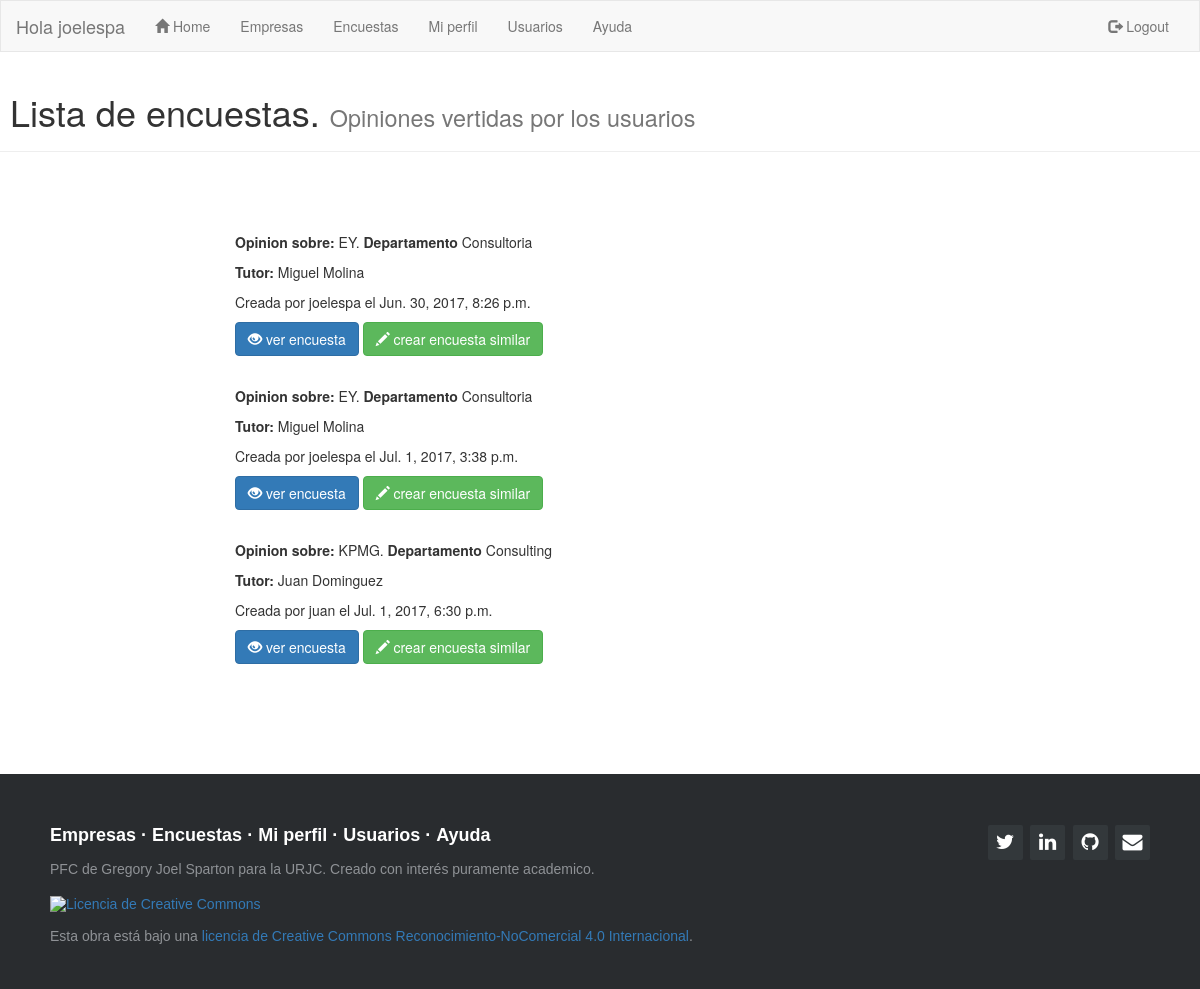
The page /encuesta/ (signed in) on the database its author committed.
### sopa/models.py (models this page shows)
class usuarios (AbstractUser):
    id_grado = models.IntegerField(null=True,blank=True,default='0')

class encuestas (models.Model):
    user = models.TextField(max_length=20,null=True,blank=True,default='')
    nombre_empresa = models.TextField(max_length=30,null=True,blank=True,default='')
    tutor = models.TextField(max_length=20,null=True,blank=True,default='')
    departamento = models.TextField(max_length=20,null=True,blank=True,default='')
    id_encuesta = models.IntegerField(null=True,blank=True,default='0')
    created_date = models.DateTimeField(default=timezone.now)
    pf1 = models.TextField(max_length=20,null=True,blank=True,default='')
    pf11 = models.TextField(max_length=20,null=True,blank=True,default='')
    pf2 = models.TextField(max_length=20,null=True,blank=True,default='')
    pf22 = models.TextField(max_length=20,null=True,blank=True,default='')
    pb1 = models.TextField(max_length=20,null=True,blank=True,default='')
    pb2 = models.TextField(max_length=20,null=True,blank=True,default='')
    pb3 = models.TextField(max_length=20,null=True,blank=True,default='')
    pb4 = models.TextField(max_length=20,null=True,blank=True,default='')
    ps1 = models.TextField(max_length=20,null=True,blank=True,default='')
    ps2 = models.TextField(max_length=20,null=True,blank=True,default='')
    ps3 = models.TextField(max_length=20,null=True,blank=True,default='')
    ps4 = models.TextField(max_length=20,null=True,blank=True,default='')
    ps5 = models.TextField(max_length=20,null=True,blank=True,default='')
    ps6 = models.TextField(max_length=20,null=True,blank=True,default='')
    ps7 = models.TextField(max_length=20,null=True,blank=True,default='')
    pa1 = models.TextField(max_length=20,null=True,blank=True,default='')
    pa2 = models.TextField(max_length=20,null=True,blank=True,default='')
    nota = models.IntegerField(null=True,blank=True,default='0')

### sopa/views.py (the view)
# urls.py: url(r'^encuesta/$', views.lista_encuestas, name='lista_encuestas'),
@login_required
def lista_encuestas(request):
    encuesta = encuestas.objects.all().order_by('created_date')
    return render(request, 'sopa/lista_encuestas.html', {'titulo': 'SOPA Encuestas' ,'encuestas' : encuesta})

### sopa/templates/sopa/lista_encuestas.html
{% extends "sopa/index.html" %}
{% block content %}
<div class="page-header">
  <h1>&nbsp;Lista de encuestas. <small>Opiniones vertidas por los usuarios</small></h1>
</div>
<div class="container">
    <br />
    <br />
    <br />
 <div class ="col-md-8 col-md-offset-2">
  {%for encuesta in encuestas%}
  <p><b>Opinion sobre:</b> {{encuesta.nombre_empresa}}.<b> Departamento</b> {{encuesta.departamento}}</p>
  <p><b>Tutor: </b>{{encuesta.tutor}}</p>
  <p>Creada por {{encuesta.user}} el {{encuesta.created_date}}</p>
  <p><a href= '/encuesta/detalle/{{encuesta.pk}}' class="btn btn-primary" role="button">
    <span class="glyphicon glyphicon-eye-open" aria-hidden="true"></span>    ver encuesta</a></span>
    <a href="/encuesta/nueva/{{encuesta.nombre_empresa}}/{{encuesta.departamento}}/{{encuesta.tutor}}" class="btn btn-success" role="button">
      <span class="glyphicon glyphicon-pencil" aria-hidden="true"></span>   crear encuesta similar</a></span></p>
  <br>
{% endfor %}
</div>
</div>
{% endblock content %}

### sopa/templates/sopa/index.html (shortened to what this page needs)
{% load staticfiles %}
<!DOCTYPE html>
<html lang="en">
<head>
  <link rel="stylesheet" href="https://maxcdn.bootstrapcdn.com/bootstrap/3.3.7/css/bootstrap.min.css">
  <link rel="stylesheet" href="{% static 'css/sopa.css' %}">
  <link href="//maxcdn.bootstrapcdn.com/font-awesome/4.1.0/css/font-awesome.min.css" rel="stylesheet">
</head>
  <nav class="navbar navbar-default">
    <div class="container-fluid">
      <div class="navbar-header">
        <a class="navbar-brand" >Hola {{ user.username }}</a>
      </div>
      <div class="collapse navbar-collapse" id="myNavbar">
        <ul class="nav navbar-nav">
          <li><a href="/"><span class="glyphicon glyphicon-home" aria-hidden="true"></span> Home</a></li>
          <li><a title="Empresas" href="/empresas">Empresas</a></li>
          <li><a title="Encuestas" href="/encuesta">Encuestas</a></li>
          <li><a title="Mi perfil" href="/usuarios/miperfil">Mi perfil</a></li>
          <li><a title="Usuarios" href="/usuarios">Usuarios</a></li>
          <li><a title="Ayuda" href="/ayuda">Ayuda</a></li>
        </ul>
        <ul class="nav navbar-nav navbar-right">
          {% if user.is_authenticated %}
          <li><a href="/logout"><span class="glyphicon glyphicon-log-out"></span> Logout</a></li>
          {% else %}
          <li><a href="/login"><span class="glyphicon glyphicon-log-in"></span> Sing In</a></li>
          {% endif %}
        </ul>
      </div>
  </div>
</nav>
<body>
{% block content %}
{% endblock content %}
</body>
<footer class="footer-distributed">
  <div class="footer-right">
    <a href="https://twitter.com/joelespa"><i class="fa fa-twitter"></i></a>
    <a href="https://www.linkedin.com/in/joel-sparton-05886665/"><i class="fa fa-linkedin"></i></a>
    <a href="https://github.com/joelespa"><i class="fa fa-github"></i></a>
    <a href="mailto:joelespa@hotmail.com"><i class="fa fa-envelope" aria-hidden="true"></i>
  </div>
  <div class="footer-left">
    <p class="footer-links">
      <a href="/empresas">Empresas</a>
      ·
      <a href="/encuesta">Encuestas</a>
      ·
      <a href="/usuarios/miperfil">Mi perfil</a>
      ·
      <a href="/usuarios">Usuarios</a>
      ·
      <a href="/ayuda">Ayuda</a>
    </p>
    <p>PFC de Gregory Joel Sparton para la URJC. Creado con interés puramente academico.</p><br>
    <p><a rel="license" href="http://creativecommons.org/licenses/by-nc/4.0/"><img alt="Licencia de Creative Commons" style="border-width:0" src="https://i.creativecommons.org/l/by-nc/4.0/88x31.png" /></a><br><br>Esta obra está bajo una <a rel="license" href="http://creativecommons.org/licenses/by-nc/4.0/">licencia de Creative Commons Reconocimiento-NoComercial 4.0 Internacional</a>.</p>
  </div>
</footer>

### sopa/static/css/sopa.css (style rules this page uses)
.navbar { margin-bottom: 0; border-radius: 0; }
.footer-distributed { background-color: #292c2f; box-shadow: 0 1px 1px 0 rgba(0, 0, 0, 0.12); box-sizing: border-box; width: 100%; text-align: left; font: normal 16px sans-serif; padding: 45px 50px; margin-top: 80px; }
.footer-distributed .footer-left p { color: #8f9296; font-size: 14px; margin: 0; }
.footer-distributed p.footer-links { font-size:18px; font-weight: bold; color: #ffffff; margin: 0 0 10px; padding: 0; }
.footer-distributed p.footer-links a { display:inline-block; line-height: 1.8; text-decoration: none; color: inherit; }
.footer-distributed .footer-right { float: right; margin-top: 6px; max-width: 180px; }
.footer-distributed .footer-right a { display: inline-block; width: 35px; height: 35px; background-color: #33383b; border-radius: 2px; font-size: 20px; color: #ffffff; text-align: center; line-height: 35px; margin-left: 3px; }

### rows shown on the page
usuarios: username "joelespa"
encuestas: nombre_empresa "EY", departamento "Consultoria", tutor "Miguel Molina", user "joelespa", created_date "Jun. 30, 2017, 8:26 p.m."
encuestas: nombre_empresa "EY", departamento "Consultoria", tutor "Miguel Molina", user "joelespa", created_date "Jul. 1, 2017, 3:38 p.m."
encuestas: nombre_empresa "KPMG", departamento "Consulting", tutor "Juan Dominguez", user "juan", created_date "Jul. 1, 2017, 6:30 p.m."
